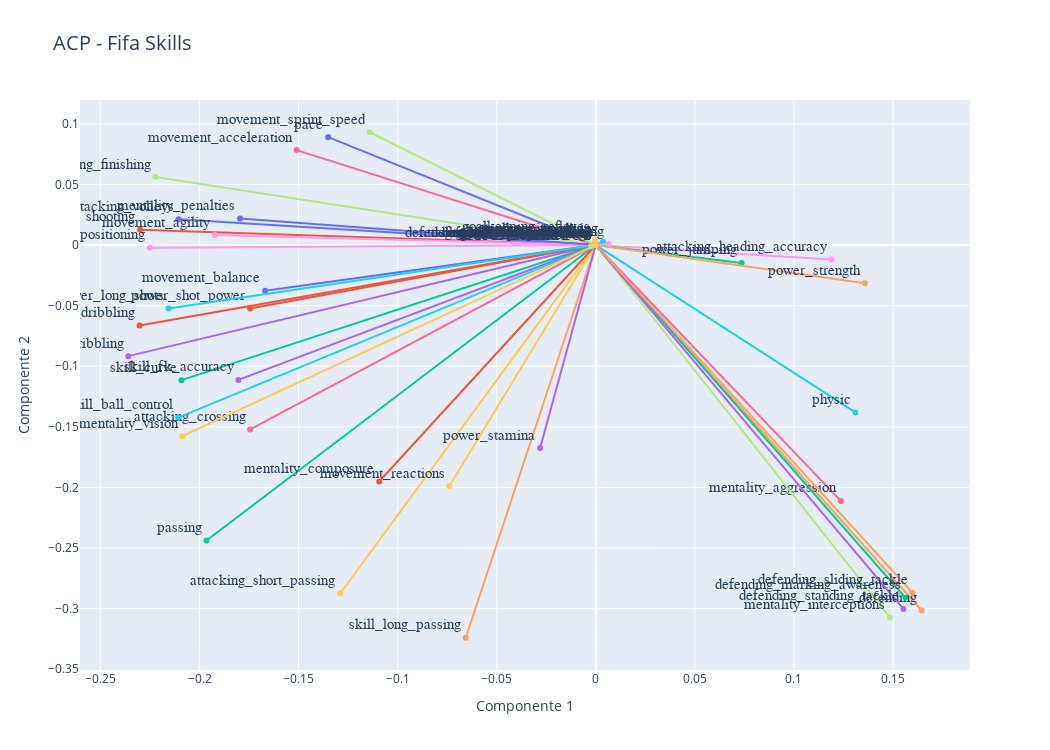

The notebook cell saved with this chart:
### Code cell
#Realizamos grafico con las dos nuevas variables
data=[]

for i, (x,y) in enumerate(zip(pcs[0,:],pcs[1,:])):
    graph=go.Scatter(x=[0,x],y=[0,y],text=X.columns[i],
                     mode='lines+markers+text',textposition='top left',textfont=dict(family='sans serif',size=15))
    data.append(graph)

layout = go.Layout(title="ACP - Fifa Skills",titlefont=dict(size=20),
            xaxis=dict(title='Componente 1'),
            yaxis=dict(title='Componente 2'),
            autosize=False, width=1050,height=750,
            showlegend=False)

fig = go.Figure(data=data, layout=layout)
plot(fig)
iplot(fig)

#fig.show(renderer="colab")

### Figure 1 — Plotly figure (JSON) as saved in the notebook; plotly's stock layout.template omitted (floating-point values rounded to 4 significant figures)
{"data": [{"mode": "lines+markers+text", "text": "pace", "textfont": {"family": "sans serif", "size": 15}, "textposition": "top left", "type": "scatter", "x": [0, -0.1351], "y": [0, 0.08901]}, {"mode": "lines+markers+text", "text": "shooting", "textfont": {"family": "sans serif", "size": 15}, "textposition": "top left", "type": "scatter", "x": [0, -0.23], "y": [0, 0.01266]}, {"mode": "lines+markers+text", "text": "passing", "textfont": {"family": "sans serif", "size": 15}, "textposition": "top left", "type": "scatter", "x": [0, -0.1965], "y": [0, -0.2438]}, {"mode": "lines+markers+text", "text": "dribbling", "textfont": {"family": "sans serif", "size": 15}, "textposition": "top left", "type": "scatter", "x": [0, -0.236], "y": [0, -0.09167]}, {"mode": "lines+markers+text", "text": "defending", "textfont": {"family": "sans serif", "size": 15}, "textposition": "top left", "type": "scatter", "x": [0, 0.1645], "y": [0, -0.3015]}, {"mode": "lines+markers+text", "text": "physic", "textfont": {"family": "sans serif", "size": 15}, "textposition": "top left", "type": "scatter", "x": [0, 0.131], "y": [0, -0.1381]}, {"mode": "lines+markers+text", "text": "attacking_crossing", "textfont": {"family": "sans serif", "size": 15}, "textposition": "top left", "type": "scatter", "x": [0, -0.1744], "y": [0, -0.1521]}, {"mode": "lines+markers+text", "text": "attacking_finishing", "textfont": {"family": "sans serif", "size": 15}, "textposition": "top left", "type": "scatter", "x": [0, -0.2222], "y": [0, 0.05607]}, {"mode": "lines+markers+text", "text": "attacking_heading_accuracy", "textfont": {"family": "sans serif", "size": 15}, "textposition": "top left", "type": "scatter", "x": [0, 0.1189], "y": [0, -0.01185]}, {"mode": "lines+markers+text", "text": "attacking_short_passing", "textfont": {"family": "sans serif", "size": 15}, "textposition": "top left", "type": "scatter", "x": [0, -0.129], "y": [0, -0.2875]}, {"mode": "lines+markers+text", "text": "attacking_volleys", "textfont": {"family": "sans serif", "size": 15}, "textposition": "top left", "type": "scatter", "x": [0, -0.2106], "y": [0, 0.02124]}, {"mode": "lines+markers+text", "text": "skill_dribbling", "textfont": {"family": "sans serif", "size": 15}, "textposition": "top left", "type": "scatter", "x": [0, -0.2302], "y": [0, -0.06645]}, {"mode": "lines+markers+text", "text": "skill_curve", "textfont": {"family": "sans serif", "size": 15}, "textposition": "top left", "type": "scatter", "x": [0, -0.2091], "y": [0, -0.1115]}, {"mode": "lines+markers+text", "text": "skill_fk_accuracy", "textfont": {"family": "sans serif", "size": 15}, "textposition": "top left", "type": "scatter", "x": [0, -0.1803], "y": [0, -0.1113]}, {"mode": "lines+markers+text", "text": "skill_long_passing", "textfont": {"family": "sans serif", "size": 15}, "textposition": "top left", "type": "scatter", "x": [0, -0.06561], "y": [0, -0.324]}, {"mode": "lines+markers+text", "text": "skill_ball_control", "textfont": {"family": "sans serif", "size": 15}, "textposition": "top left", "type": "scatter", "x": [0, -0.2108], "y": [0, -0.1423]}, {"mode": "lines+markers+text", "text": "movement_acceleration", "textfont": {"family": "sans serif", "size": 15}, "textposition": "top left", "type": "scatter", "x": [0, -0.151], "y": [0, 0.07834]}, {"mode": "lines+markers+text", "text": "movement_sprint_speed", "textfont": {"family": "sans serif", "size": 15}, "textposition": "top left", "type": "scatter", "x": [0, -0.114], "y": [0, 0.09307]}, {"mode": "lines+markers+text", "text": "movement_agility", "textfont": {"family": "sans serif", "size": 15}, "textposition": "top left", "type": "scatter", "x": [0, -0.1923], "y": [0, 0.008285]}, {"mode": "lines+markers+text", "text": "movement_reactions", "textfont": {"family": "sans serif", "size": 15}, "textposition": "top left", "type": "scatter", "x": [0, -0.07392], "y": [0, -0.1989]}, {"mode": "lines+markers+text", "text": "movement_balance", "textfont": {"family": "sans serif", "size": 15}, "textposition": "top left", "type": "scatter", "x": [0, -0.1669], "y": [0, -0.03776]}, {"mode": "lines+markers+text", "text": "power_shot_power", "textfont": {"family": "sans serif", "size": 15}, "textposition": "top left", "type": "scatter", "x": [0, -0.1745], "y": [0, -0.05237]}, {"mode": "lines+markers+text", "text": "power_jumping", "textfont": {"family": "sans serif", "size": 15}, "textposition": "top left", "type": "scatter", "x": [0, 0.07356], "y": [0, -0.01476]}, {"mode": "lines+markers+text", "text": "power_stamina", "textfont": {"family": "sans serif", "size": 15}, "textposition": "top left", "type": "scatter", "x": [0, -0.0281], "y": [0, -0.1675]}, {"mode": "lines+markers+text", "text": "power_strength", "textfont": {"family": "sans serif", "size": 15}, "textposition": "top left", "type": "scatter", "x": [0, 0.1359], "y": [0, -0.03145]}, {"mode": "lines+markers+text", "text": "power_long_shots", "textfont": {"family": "sans serif", "size": 15}, "textposition": "top left", "type": "scatter", "x": [0, -0.2156], "y": [0, -0.0523]}, {"mode": "lines+markers+text", "text": "mentality_aggression", "textfont": {"family": "sans serif", "size": 15}, "textposition": "top left", "type": "scatter", "x": [0, 0.1237], "y": [0, -0.2111]}, {"mode": "lines+markers+text", "text": "mentality_interceptions", "textfont": {"family": "sans serif", "size": 15}, "textposition": "top left", "type": "scatter", "x": [0, 0.1485], "y": [0, -0.3073]}, {"mode": "lines+markers+text", "text": "mentality_positioning", "textfont": {"family": "sans serif", "size": 15}, "textposition": "top left", "type": "scatter", "x": [0, -0.2251], "y": [0, -0.00221]}, {"mode": "lines+markers+text", "text": "mentality_vision", "textfont": {"family": "sans serif", "size": 15}, "textposition": "top left", "type": "scatter", "x": [0, -0.2087], "y": [0, -0.1577]}, {"mode": "lines+markers+text", "text": "mentality_penalties", "textfont": {"family": "sans serif", "size": 15}, "textposition": "top left", "type": "scatter", "x": [0, -0.1795], "y": [0, 0.02199]}, {"mode": "lines+markers+text", "text": "mentality_composure", "textfont": {"family": "sans serif", "size": 15}, "textposition": "top left", "type": "scatter", "x": [0, -0.1093], "y": [0, -0.1951]}, {"mode": "lines+markers+text", "text": "defending_marking_awareness", "textfont": {"family": "sans serif", "size": 15}, "textposition": "top left", "type": "scatter", "x": [0, 0.1562], "y": [0, -0.291]}, {"mode": "lines+markers+text", "text": "defending_standing_tackle", "textfont": {"family": "sans serif", "size": 15}, "textposition": "top left", "type": "scatter", "x": [0, 0.1553], "y": [0, -0.3002]}, {"mode": "lines+markers+text", "text": "defending_sliding_tackle", "textfont": {"family": "sans serif", "size": 15}, "textposition": "top left", "type": "scatter", "x": [0, 0.1598], "y": [0, -0.2868]}, {"mode": "lines+markers+text", "text": "goalkeeping_diving", "textfont": {"family": "sans serif", "size": 15}, "textposition": "top left", "type": "scatter", "x": [0, 0.003651], "y": [0, 0.002818]}, {"mode": "lines+markers+text", "text": "goalkeeping_handling", "textfont": {"family": "sans serif", "size": 15}, "textposition": "top left", "type": "scatter", "x": [0, -2.753e-05], "y": [0, 0.001195]}, {"mode": "lines+markers+text", "text": "goalkeeping_kicking", "textfont": {"family": "sans serif", "size": 15}, "textposition": "top left", "type": "scatter", "x": [0, -0.002367], "y": [0, -0.0008999]}, {"mode": "lines+markers+text", "text": "goalkeeping_positioning", "textfont": {"family": "sans serif", "size": 15}, "textposition": "top left", "type": "scatter", "x": [0, 0.006464], "y": [0, 0.0008417]}, {"mode": "lines+markers+text", "text": "goalkeeping_reflexes", "textfont": {"family": "sans serif", "size": 15}, "textposition": "top left", "type": "scatter", "x": [0, -0.0003796], "y": [0, 0.004445]}], "layout": {"autosize": false, "height": 750, "showlegend": false, "title": {"font": {"size": 20}, "text": "ACP - Fifa Skills"}, "width": 1050, "xaxis": {"title": {"text": "Componente 1"}}, "yaxis": {"title": {"text": "Componente 2"}}}}
